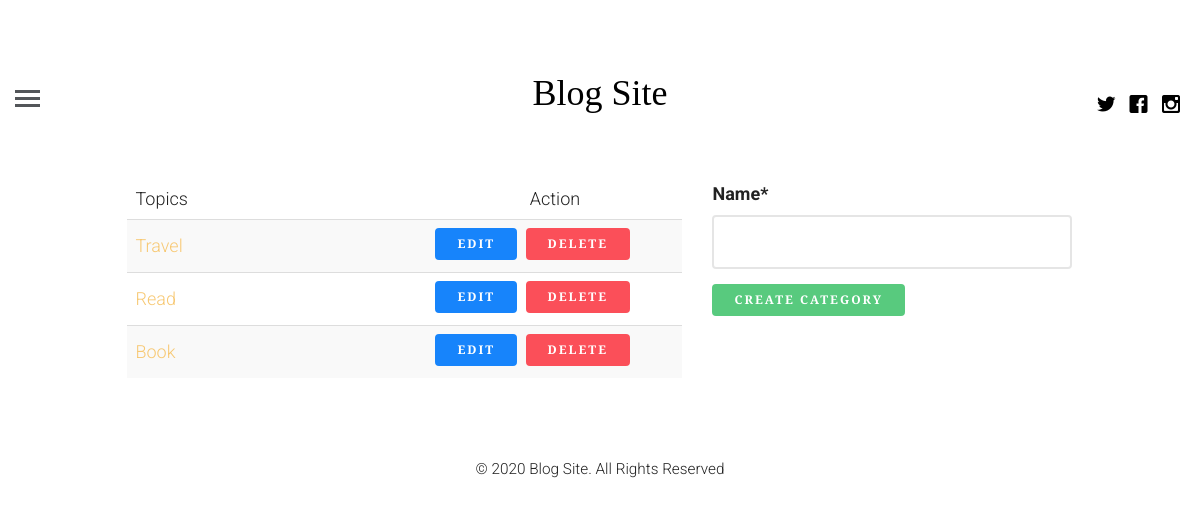
/topics (signed in), run on an earlier commit of the app's database.
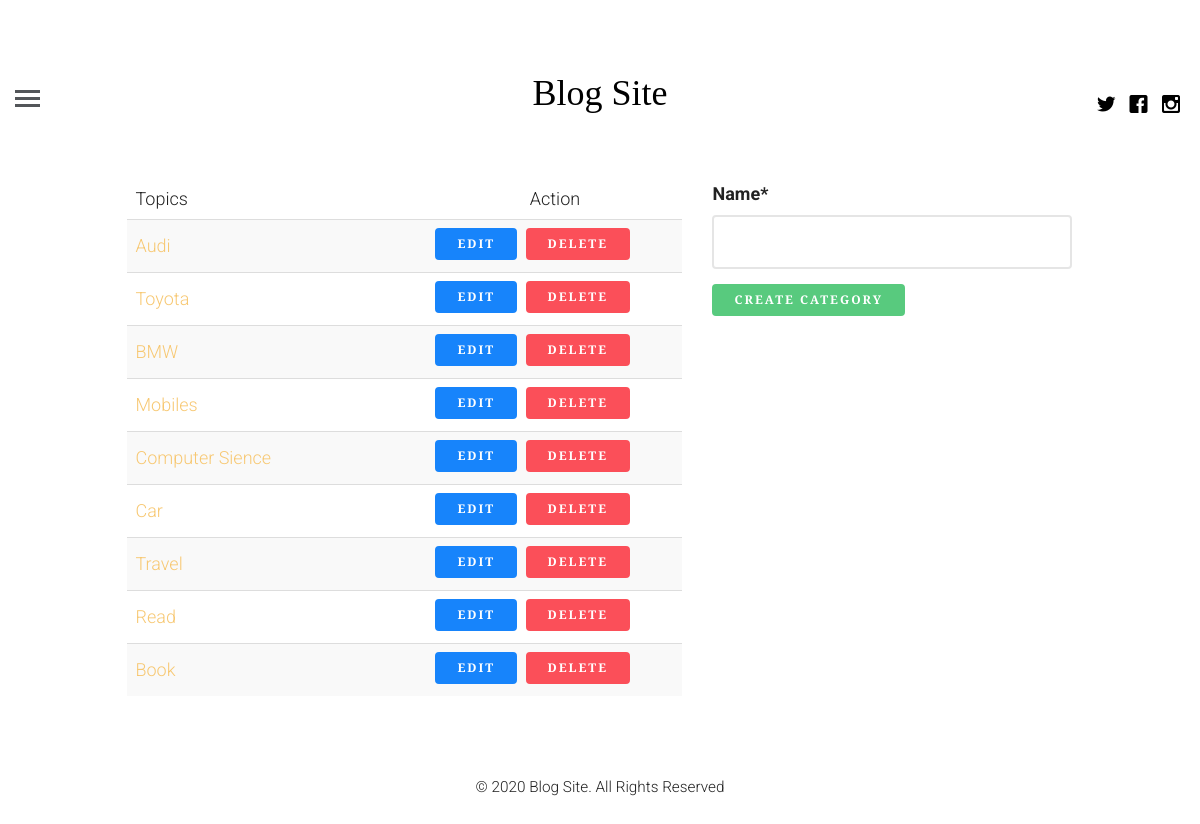
And on a later commit of the database.
### blogapp/models.py (models this page shows, shortened)
class Category(models.Model):
    name = models.CharField(max_length=100)

### blogapp/views.py (the view)
# urls.py: path('topics', views.getTopic, name="topics"),
def getTopic(request):
    if request.user.is_authenticated:
        query = Category.objects.all().order_by('-id')
        form = CategoryForm(request.POST or None)
        if form.is_valid():
            instance = form.save(commit=False)
            instance.save()
            messages.success(request, 'Category i'
                                      's Created! ')
            return redirect('topics')
        context = {
            "query": query,
            "form": form,
        }
        return render(request, 'blog/topics.html', context)
    else:
        return redirect('login')

### blogapp/forms.py
class CategoryForm(forms.ModelForm):
    class Meta:
        model = Category
        fields = [
            'name',
        ]

### templates/blog/topics.html (shortened to what this page needs)
{% extends 'blog/base.html' %}
{% load crispy_forms_filters %}
{% block content %}
     <div class="container">
        <div class="row">
        <div class="col-md-6 col-md-offset-1">
        <table class="table table-striped">
            <thead>
                <tr>
                    <td style="width: 300px!important;">Topics</td>
                    <td style="text-align:center;">Action</td>
                </tr>
            </thead>
            <tbody>
                {% for q in query %}
                <tr>
                    <td style="vertical-align: middle;!important"><a href="{% url 'category' name=q.name %}">{{ q.name }}</a></td>
                    <td><a class="btn btn-sm btn-info" href="">Edit</a>
                        <a href="" class="btn btn-sm btn-danger" >Delete</a> </td>
                </tr>
                {% endfor %}
            </tbody>
        </table>
        </div>
        <div class="col-md-4">
            <form method="post">
                {{ form|crispy }}
                <button class="btn btn-success btn-sm">Create Category</button>
            </form>
        </div>
        </div>
     </div>
{% endblock %}

What changed in the data, as far as the page shows it:
added Category: name "Audi"
added Category: name "Toyota"
added Category: name "BMW"
added Category: name "Mobiles"
added Category: name "Computer Sience"
added Category: name "Car"
